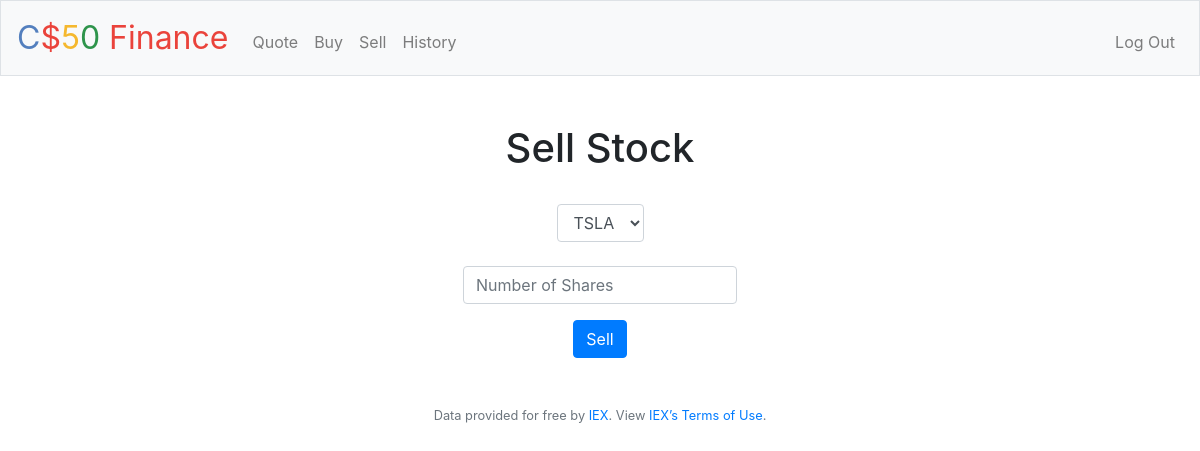
The page /sell (signed in) on the database as committed earlier.
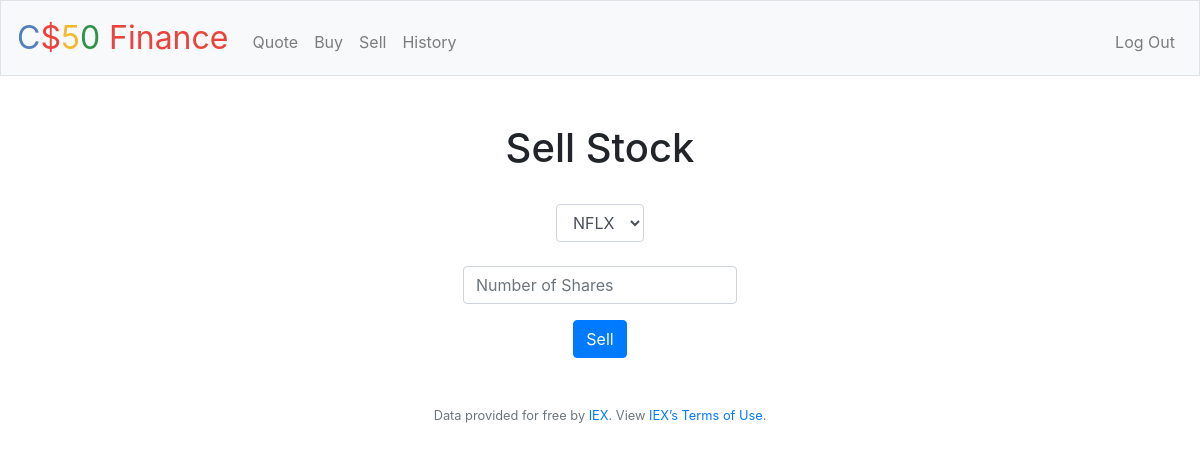
The same page on the database as committed later.
### tables this page shows
CREATE TABLE 'transactions' ('user_id' integer, 'symbol' varchar(10), 'shares' integer, 'price' integer, 'action' varchar(10), 'date' integer, 'time' integer);

### application.py (the view, shortened to what this page needs)
@app.route("/sell", methods=["GET", "POST"])
@login_required
def sell():
    stock_data = db.execute("SELECT symbol, shares FROM transactions WHERE user_id = :user_id", user_id=session["user_id"])
    stock_length = len(stock_data) # for use in the loop in the HTML
    actual_stock_amount  = db.execute("SELECT SUM(shares) as total_shares FROM transactions WHERE user_id = :user_id AND symbol = :symbol GROUP BY symbol",
                                        user_id=session["user_id"], symbol=request.form.get("symbol"))
    if request.method == "GET":
        return render_template("sell.html", stocks=stock_data, length=stock_length, amount=actual_stock_amount)

### application.py (called while the page is built)
@app.after_request
def after_request(response):
    response.headers["Cache-Control"] = "no-cache, no-store, must-revalidate"
    response.headers["Expires"] = 0
    response.headers["Pragma"] = "no-cache"
    return response

### helpers.py (called while the page is built)
def login_required(f):
    @wraps(f)
    def decorated_function(*args, **kwargs):
        if session.get("user_id") is None:
            return redirect("/login")
        return f(*args, **kwargs)
    return decorated_function

### templates/sell.html (shortened to what this page needs)
{% extends "layout.html" %}
{% block main %}
<h1>Sell Stock</h1>
<br>
<form action="/sell" method="POST">
    <div class="form-group">
        <select class="form-control" name="symbol">
            {% for i in range(0,length) %}
                <option value="{{ stocks[i].symbol.upper() }}">{{ stocks[i].symbol.upper() }}</option>
            {% endfor %}
        </select>
        <br>
        <br>
        <input autocomplete="off" autofocus class="form-control" name="shares" placeholder="Number of Shares" type="text">
    </div>
    <button class="btn btn-primary" type="submit">Sell</button>
</form>
{% endblock %}

Rows that differ between the two databases and show on the page:
removed transactions: symbol "TSLA"
added transactions: symbol "NFLX"
